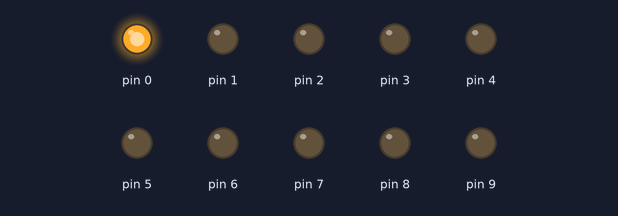
A sketch run on a simulated Arduino Uno, built with avr-gcc and run on an emulated ATmega328P. On the bench: output pins drawn as LEDs (lit = HIGH).

Above: at 0.2 s.
At 1.7 s:
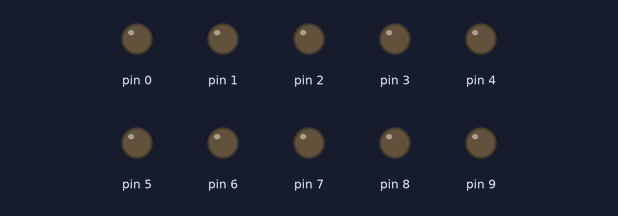
At 3.2 s:
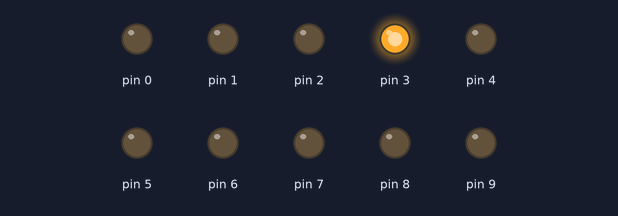
At 6.2 s:
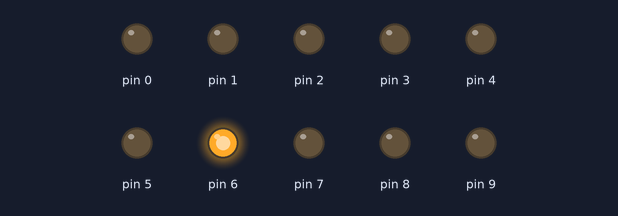
At 9.2 s:
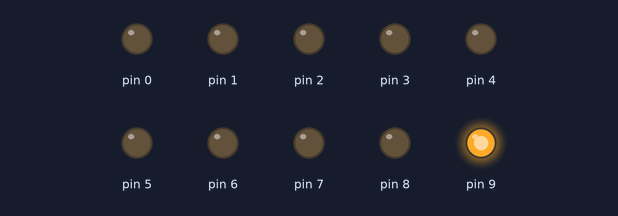
At 12.2 s:
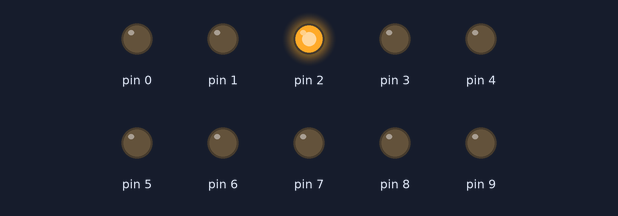
Timing chart, 0 to 13.0 s (numbered marks = the images above):
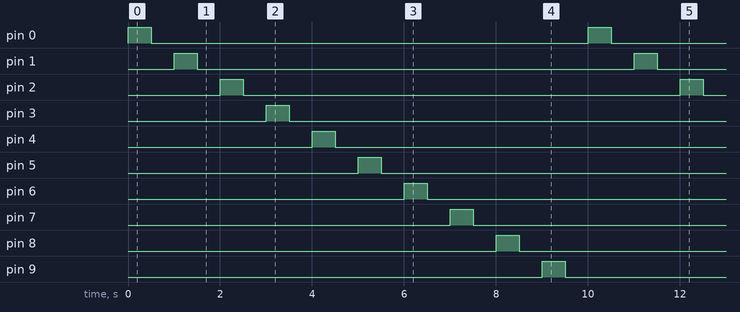

Measured:
- by itself, pin 0–9: alternates HIGH for 0.50 s and LOW for 9.5 s
- by itself, everything shown: repeats every 10.0 s, in 20 steps

The sketch:

1-1.ino
```cpp
//0917_LAB1-1
int x;
void setup() {
  // put your setup code here, to run once:
  for(x = 0;x<10;x++){
    pinMode(x,OUTPUT);
    digitalWrite(x,LOW);
  }

}
void loop() {
  // put your main code here, to run repeatedly:
  for(x = 0;x<10;x++){
    digitalWrite(x,HIGH);
    delay(500);
    digitalWrite(x,LOW);
    delay(500);
  }
}

//don't use pin0 pin1
```
